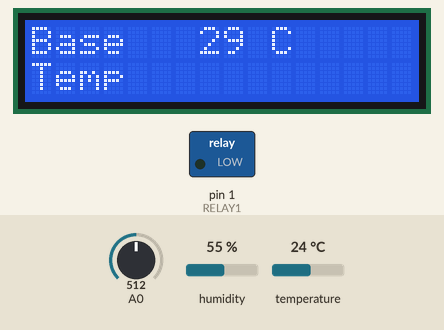
Bench run of a sketch on a simulated Arduino Uno, built with avr-gcc and run on an emulated ATmega328P. Parts: 16×2 character LCD, switched loads named in the sketch (green lamp = pin HIGH). The test bench sets the inputs (shaded band); at power-on: temperature 24 °C, A0 = 512, humidity 55 %.

Above: at 1.2 s.
1.3 s: temperature set to 7 °C
At 3.5 s:
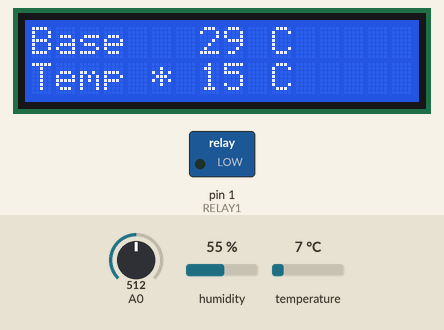
5.9 s: temperature set to 4 °C
At 7.0 s:
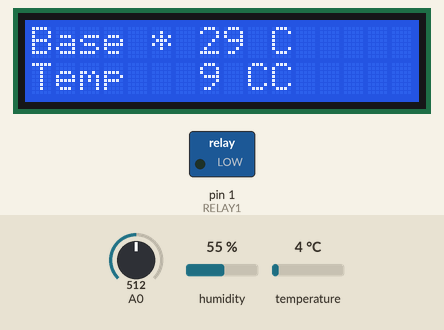
10.5 s: temperature set to 35 °C
At 12.0 s:
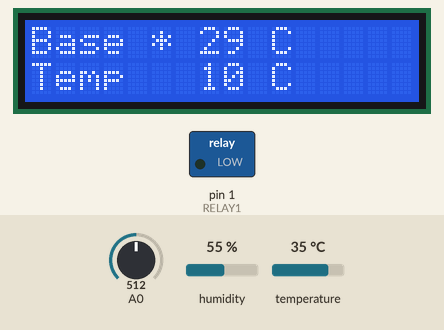
13.8 s: temperature set to 38 °C
At 17.0 s:
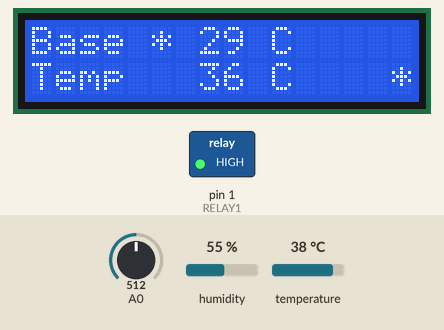
18.4 s: A0 set to 306
At 19.8 s:
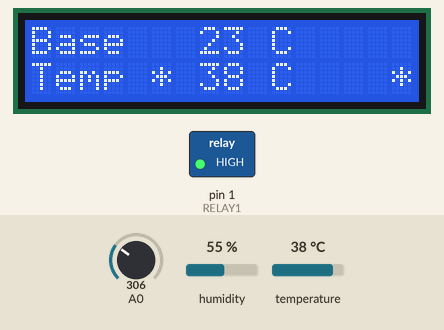
20.1 s: A0 set to 268
21.6 s: A0 set to 235
At 22.04 s:
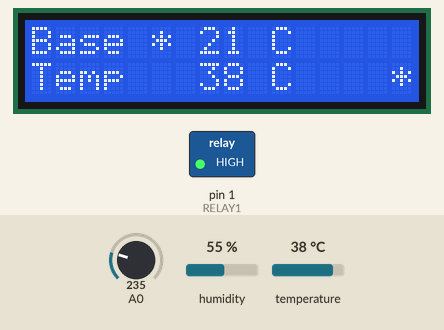
Timing chart, 0 to 24.4 s (numbered marks = the images above; inputs shaded):
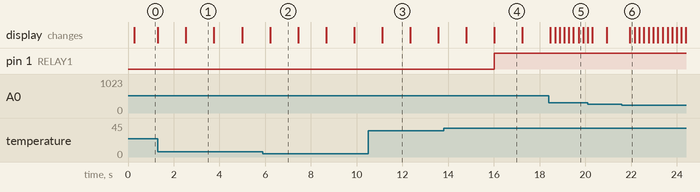

The sketch:

Display_and_cooler_DHT11_v04.ino
```cpp
//Sample using LiquidCrystal library
#include <LiquidCrystal.h>
#include <math.h>
#include <dht11.h>

dht11 DHT11;
#define DHT11PIN 2
#define RELAY1 1

/*******************************************************
 *
 * This program manages a cooler
 * v0.4
 * Andrii Kryvda, July 2015
 *
 ********************************************************/

// select the pins used on the LCD panel
LiquidCrystal lcd(8, 9, 4, 5, 6, 7);

// define some values used by the panel and buttons
int lcd_key     = 0;
int adc_key_in  = 0;
#define btnRIGHT  0
#define btnUP     1
#define btnDOWN   2
#define btnLEFT   3
#define btnSELECT 4
#define btnNONE   5

int m_baseTemperature = 29;    // base temperature, is configurable by the keys
int m_minTemperature = 20;     // minimal temparature which can be set
int m_maxTemperature = 40;     // maximum temparature which can be set
int m_temperatureValues[5];
int m_temperatureThreshold = 1;
int m_currentTemperature = 0;  // current temperature
int m_currentHumidity = 0;     // current humidity
boolean m_showTempOrHumidity = true;  // True - shot temperature, False - show humidity

int m_trigger01_checkpoint_seconds = 3600;
int m_trigger01_threshold_secoonds = 3600;

boolean m_isAction = false;

char m_progressSymbol = '*';
int m_progressIndx = 0;

int m_displayTickBase = 5;
int m_displayTick = m_displayTickBase;

// read the buttons
int read_LCD_buttons()
{
  adc_key_in = analogRead(0);      // read the value from the sensor
  // my buttons when read are centered at these valies: 0, 144, 329, 504, 741
  // we add approx 50 to those values and check to see if we are close
  if (adc_key_in > 1000) return btnNONE; // We make this the 1st option for speed reasons since it will be the most likely result
  // For V1.1 us this threshold
  if (adc_key_in < 50)   return btnRIGHT;
  if (adc_key_in < 250)  return btnUP;
  if (adc_key_in < 450)  return btnDOWN;
  if (adc_key_in < 650)  return btnLEFT;
  if (adc_key_in < 850)  return btnSELECT;

  // For V1.0 comment the other threshold and use the one below:
  /*
 if (adc_key_in < 50)   return btnRIGHT;
   if (adc_key_in < 195)  return btnUP;
   if (adc_key_in < 380)  return btnDOWN;
   if (adc_key_in < 555)  return btnLEFT;
   if (adc_key_in < 790)  return btnSELECT;
   */
  return btnNONE;  // when all others fail, return this...
}

void setup()
{
  lcd.begin(16, 2);              // start the library

  lcd.setCursor(0,0);
  lcd.print("Base");

  lcd.setCursor(0,1);
  lcd.print("Temp");

  // set last temperature values to "0"
  for(int i = 0; i < sizeof(m_temperatureValues)/sizeof(int); i++)
  {
    m_temperatureValues[i] = 0;
  }

  // Initialise the Arduino data pins for OUTPUT
  pinMode(RELAY1, OUTPUT);
}

void loop()
{
  int baseTemp = m_baseTemperature;

  lcd_key = read_LCD_buttons();  // read the buttons

  switch (lcd_key)               // depending on which button was pushed, we perform an action
  {
  case btnUP:
    {
      ChangeBaseTemperature(1);
      break;
    }
  case btnDOWN:
    {
      ChangeBaseTemperature(-1);
      break;
    }
  }

  delay(200);

  //show base temperature
  if (baseTemp != m_baseTemperature || GetUptime() < 5)
  {
    lcd.setCursor(7,0);
    lcd.print(m_baseTemperature);
    lcd.print(" C");
  }

  // show temperature and humidity
  ShowTemperature();
}


void ShowTemperature()
{
  // update dysplay once in 5 cycles
  if (m_displayTick > 0)
  {
    m_displayTick = m_displayTick - 1;
    return;
  }
  else
  {
    m_displayTick = m_displayTickBase;
  }

  // show temperature
  int temperature = RegisterTemperature();
  ShowTemperatureValue(temperature);

  // run temperature check after 5 sec of the startup
  if (GetUptime() > 5)
  {
    boolean checkTemp = CheckTemperature();
  }

  ShowProgressBar(5);
}


void ShowTemperatureValue(int temperature)
{
  lcd.setCursor(0,1);
  lcd.print("Temp");

  lcd.setCursor(7,1);
  lcd.print(temperature);
  lcd.print(" C");
}


int GetAverageTemperature()
{
  // calculate average value
  int temperature = 0;
  int count = 0;
  for (int i = 0; i < sizeof(m_temperatureValues)/sizeof(int); i++)
  {
    if (m_temperatureValues[i] > 0)
    {
      temperature = temperature + m_temperatureValues[i];
      count = count + 1;
    }
  }

  if (count > 0)
  {
    temperature = temperature / count;
  }
  return temperature;
}


boolean CheckTemperature()
{
  // calculate average value
  int temperature = GetAverageTemperature();

  // if no action and temperature+threashold greater than base_temperature then run Action
  if (!m_isAction && temperature >= m_baseTemperature + m_temperatureThreshold)
  {
     DoAction(true);
     return true;
  }
  else if (m_isAction && temperature + m_temperatureThreshold <= m_baseTemperature)
  {
    DoAction(false);
    return true;
  }

  return false;
}


void DoAction(boolean startAction)
{
  m_isAction = startAction;

  if(startAction)
  {
    // start the cooler
    lcd.setCursor(15,1);
    lcd.print("*");

    TurnRelay(true);
  }
  else
  {
    // stop the coller
    lcd.setCursor(15,1);
    lcd.print(" ");

    TurnRelay(false);
  }
}


int RegisterTemperature()
{
  int chk = DHT11.read(DHT11PIN);
  m_currentTemperature = (int)DHT11.temperature;
  m_currentHumidity = (int)DHT11.humidity;

  //save temperature into the array of last temparature values
  for (int i = sizeof(m_temperatureValues)/sizeof(int) - 1; i > 0; i--)
  {
    m_temperatureValues[i] = m_temperatureValues[i-1];
  }
  m_temperatureValues[0] = m_currentTemperature;

  return GetAverageTemperature();
}


void ShowProgressBar(int index)
{
  if (m_progressIndx == 0)
  {
    lcd.setCursor(index,0);
    lcd.print(m_progressSymbol);
    lcd.setCursor(index,1);
    lcd.print(" ");
    m_progressIndx = m_progressIndx + 1;
  }
  else
  {
    lcd.setCursor(index,0);
    lcd.print(" ");
    lcd.setCursor(index,1);
    lcd.print(m_progressSymbol);
    m_progressIndx = 0;
  }
}


void ChangeBaseTemperature(int delta)
{
  m_baseTemperature = m_baseTemperature + delta;

  if (m_baseTemperature < m_minTemperature)
  {
    m_baseTemperature = m_minTemperature;
  }
  if (m_baseTemperature > m_maxTemperature)
  {
    m_baseTemperature = m_maxTemperature;
  }
}


int GetUptime()
{
  return millis()/1000;
}


void TurnRelay(bool turn)
{
  if (turn == true)
  {
    digitalWrite(RELAY1,HIGH);           // Turns ON Relays 1
  }
  else
  {
    digitalWrite(RELAY1,LOW);           // Turns ON Relays 1
  }
}
```

Measured:
- the behaviour switches between 6 and 5 °C on temperature (found by bisection; images 1 and 2)
- the behaviour switches between 36 and 37 °C on temperature (found by bisection; images 3 and 4)
- the behaviour switches between 250 and 249 on A0 (found by bisection; images 5 and 6)
- after the input at 1.3 s, the display: changes after 1.2 s (image 1)
- after the input at 10.5 s, the display: changes after 0.62 s (image 3)
- after the input at 21.6 s, the display: changes after 0.33 s (image 6)
- what the display in image 0 shows lasts 1.0 s, from 0.3 s to 1.3 s
